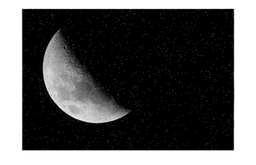
#> input picture data/Lua1_gray.png, 256 x 165 px, shrunk from 723 x 465 before the run, found by its file name
$ python convolucao.py
#> lines starting #> are read from the running program, lines starting #| are printed output that depends on the picture
### convolucao_laplaciano/dashboard/commom.py
from math import pi, e
import numpy as np
from functools import partial
from multiprocessing.pool import ThreadPool as Pool


def f(i: int, padding: int, image_arrayb: np.ndarray, kernel: np.ndarray):
    pixels = list()
    for j in range(padding, len(image_arrayb[i]) - padding):
        soma = np.sum(
            np.multiply(
                kernel,
                image_arrayb[
                    i - padding : i - padding + len(kernel),
                    j - padding : j - padding + len(kernel),
                ],
            )
        )
        pixels.append(soma)
    return np.array(pixels)


def convolution(image_array: np.ndarray, kernel: np.ndarray):
    padding = (len(kernel) - 1) // 2
    image_arrayb = np.pad(image_array, padding, "edge")
    partial_f = partial(f, padding=padding, image_arrayb=image_arrayb, kernel=kernel)
    results = list()
    with Pool() as pool:
        results = pool.map_async(
            partial_f,
            range(padding, len(image_arrayb) - padding),
        )
        results = results.get()
    return np.array(results)


def gauss(x: np.ndarray, y: np.ndarray, sigma: float):
    return 1 / (2 * pi * sigma**2) * e ** (-(x**2 + y**2) / (2 * sigma**2))

### convolucao_laplaciano/convolucao.py
from math import pi
from typing import Literal, Union

import numpy as np
from PIL import Image

from convolucao_laplaciano.dashboard.commom import convolution, gauss

image = Image.open("./data/Lua1_gray.png")
#> image is the input picture: PIL image 256x165 RGBA; mean R, G, B, A 13.8, 13.8, 13.8, 180.8

image = image.convert("L")
#> image: PIL image 256x165 L

image.show()

size = 5
padding = (size - 1) // 2
is_const = False

divisor = 9 if is_const else (size**2)
kernel = np.ones((size, size)) / divisor

print(kernel)

image_array = np.array(image)


def conv(image_array: np.ndarray, kernel: np.ndarray):
    return convolution(image_array, kernel)
#> in convolution, `results = results.get()`: results = 165 items


image_array_conv = conv(image_array, kernel)

image_array_conv_min = image_array_conv - np.min(image_array_conv)
image_array_conv = np.rint(255 * (image_array_conv_min / np.max(image_array_conv_min)))

image_final_conv = Image.fromarray(image_array_conv)

# region gaussiano
size = 5
sigma = 1.0
padding = (size - 1) // 2

grid_lin_space = np.linspace(
    -((size - 1) // 2), ((size - 1) // 2), size, dtype=np.int64
)
kernel_x, kernel_y = np.meshgrid(grid_lin_space, grid_lin_space)
kernel = gauss(kernel_x, kernel_y, sigma)

print(kernel)

image_array_conv_gauss = conv(image_array, kernel)
image_array_conv_min = image_array_conv_gauss - np.min(image_array_conv_gauss)
image_array_conv_gauss = np.rint(
    255 * (image_array_conv_min / np.max(image_array_conv_min))
)

image_final_conv_lua_gauss = Image.fromarray(image_array_conv_gauss)

print("Filtro de Média")
image_final_conv.convert("L").show()
print("Filtro Gaussiano")
image_final_conv_lua_gauss.convert("L").show()

# endregion

image = Image.open("./data/11_test.png")
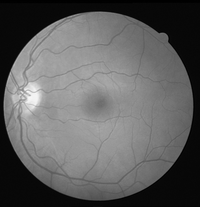
#> input picture data/11_test.png, 200 x 207 px, shrunk from 565 x 584 before the run, found by its file name
#> image is the input picture: PIL image 200x207 RGB; min 0, max 250, mean 94.5

image = image.convert("L")
#> image: PIL image 200x207 L

image.show()

c = -1
dev_step = False

kernel_4 = [
    [+0, +1, +0],
    [+1, -4, +1],
    [+0, +1, +0],
]

kernel_8 = [
    [+1, +1, +1],
    [+1, -8, +1],
    [+1, +1, +1],
]

kernel = c * np.array(kernel_4 if dev_step else kernel_8)

print(kernel)

image_array = np.array(image)

image_array_conv = conv(image_array, kernel)

image_final_array = np.add(image_array, image_array_conv)

image_array_conv_min = image_array_conv - np.min(image_array_conv)
image_array_conv = np.rint(255 * (image_array_conv_min / np.max(image_array_conv_min)))
#> image_array_conv: shape (207, 200) float64

image_final_array_min = image_final_array - np.min(image_final_array)
image_final_array = np.rint(
    255 * (image_final_array_min / np.max(image_final_array_min))
)


image_final_conv = Image.fromarray(image_array_conv)
#> image_final_conv: PIL image 200x207 F
image_final = Image.fromarray(image_final_array)

image_final_conv.convert("L").show()
image_final.convert("L").show()

image_lua = Image.open("./data/Lua1_gray.png")

image_lua = image_lua.convert("L")


image_lua.show()

image = Image.open("./data/chessboard_inv.png")
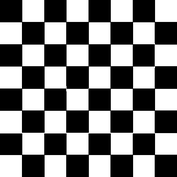
#> input picture data/chessboard_inv.png, 177 x 177 px, shrunk from 500 x 500 before the run, found by its file name
#> image is the input picture: PIL image 177x177 RGB; min 0, max 255, mean 124.8

image = image.convert("L")
#> image: PIL image 177x177 L

image.show()

image_array_lua = np.array(image_lua)
image_array = np.array(image)
kernel_baixa_size = 5
sigma = 3.0
grid_lin_space = np.linspace(
    -((kernel_baixa_size - 1) // 2),
    ((kernel_baixa_size - 1) // 2),
    kernel_baixa_size,
    dtype=np.int64,
)
kernel_x, kernel_y = np.meshgrid(grid_lin_space, grid_lin_space)
kernel_baixa = gauss(kernel_x, kernel_y, sigma)

image_baixa_lua = conv(image_array_lua, kernel_baixa)
image_baixa = conv(image_array, kernel_baixa)


kernel_alta = -1 * np.array(
    [
        [+1, +1, +1],
        [+1, -8, +1],
        [+1, +1, +1],
    ]
)

image_alta_lua = np.add(image_baixa_lua, conv(image_baixa_lua, kernel_alta))
image_alta = np.add(image_baixa, conv(image_baixa, kernel_alta))
#> in convolution (call 7), `image_arrayb = np.pad(image_array, padding, "edge")`:
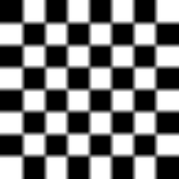
#> image_arrayb: shape (179, 179) float64; min 0, max 91.05, mean 44.6; drawn with min black and max white
#> in convolution (call 7), `results = results.get()`: results = 177 items

kernel_prewitt_size = 3
grid_lin_space = np.linspace(
    -((kernel_prewitt_size - 1) // 2),
    ((kernel_prewitt_size - 1) // 2),
    kernel_prewitt_size,
    dtype=np.int64,
)
kernel_prewitt_x, kernel_prewitt_y = np.meshgrid(grid_lin_space, grid_lin_space)
kernel_sobel_x = np.array(
    [
        [-1, 0, +1],
        [-2, 0, +2],
        [-1, 0, +1],
    ]
)
kernel_sobel_y = kernel_sobel_x.T

kernel_scharr_x = np.array(
    [
        [-3, 0, +3],
        [-10, 0, +10],
        [-3, 0, +3],
    ]
)
kernel_scharr_y = kernel_scharr_x.T

selected_kernel = "Prewitt"
if not selected_kernel:
    selected_kernel = "Prewitt"


def get_selected_kernels(
    selected_kernel: Union[Literal["Prewitt"], Literal["Sobel"], Literal["Scharr"]]
):
    if selected_kernel == "Prewitt":
        return (kernel_prewitt_x, kernel_prewitt_y)
    if selected_kernel == "Sobel":
        return (kernel_sobel_x, kernel_sobel_y)
    return (kernel_scharr_x, kernel_scharr_y)


kernel_grad_x, kernel_grad_y = get_selected_kernels(selected_kernel)

g_x = conv(image_alta, kernel_grad_x)
g_y = conv(image_alta, kernel_grad_y)
#> in convolution (call 9), `return np.array(results)`:
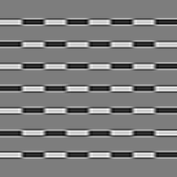
#> returned value: shape (177, 177) float64; min -254, max 261, mean 0; drawn with min black and max white

g_x_lua = conv(image_alta_lua, kernel_grad_x)
g_y_lua = conv(image_alta_lua, kernel_grad_y)
#> in convolution (call 11), `return np.array(results)`:
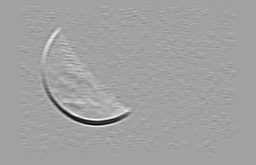
#> returned value: shape (165, 256) float64; min -189.7, max 109.7, mean 0; drawn with min black and max white

m_lua = np.sqrt(g_x_lua**2, g_y_lua**2)

m = np.sqrt(g_x**2, g_y**2)
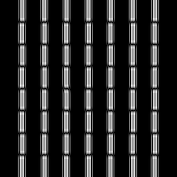
#> m: shape (177, 177) float64; min 0, max 257.2, mean 40.2; drawn with min black and max white
erro = 10**-8
d = np.arctan2(g_y, g_x + erro)

d_lua = np.arctan2(g_y_lua, g_x_lua + erro)
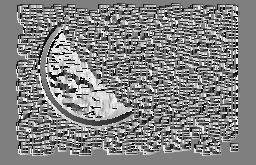
#> d_lua: shape (165, 256) float64; min -3.14, max 3.14, mean 0.0857; drawn with min black and max white

image_final_array_m_lua = m_lua

image_final_array_min_m_lua = image_final_array_m_lua - np.min(image_final_array_m_lua)
image_final_array_m_lua = np.rint(
    255 * (image_final_array_min_m_lua / np.max(image_final_array_min_m_lua))
)

image_final_array_m = m

image_final_array_min_m = image_final_array_m - np.min(image_final_array_m)
image_final_array_m = np.rint(
    255 * (image_final_array_min_m / np.max(image_final_array_min_m))
)

image_final_m_lua = Image.fromarray(image_final_array_m_lua)
image_final_m = Image.fromarray(image_final_array_m)

image_final_m_lua.convert("L").show()
image_final_m.convert("L").show()

image_final_array_d_lua = d_lua

image_final_array_min_d_lua = image_final_array_d_lua - np.min(image_final_array_d_lua)
image_final_array_d_lua = np.rint(
    255 * (image_final_array_min_d_lua / np.max(image_final_array_min_d_lua))
)

image_final_d_lua = Image.fromarray(image_final_array_d_lua)

image_final_array_d = d

image_final_array_min_d = image_final_array_d - np.min(image_final_array_d)
image_final_array_d = np.rint(
    255 * (image_final_array_min_d / np.max(image_final_array_min_d))
)

image_final_d = Image.fromarray(image_final_array_d)


image_final_d_lua.convert("L").show()
image_final_d.convert("L").show()

# -------------------------------------------

matriz_selecao_lua = np.zeros(image_final_array_m_lua.shape)
matriz_selecao = np.zeros(image_final_array_m.shape)


def is_max_local(m: np.ndarray, d: np.ndarray, i: int, j: int):
    n1, n2 = get_colinear_neighbors(m, d, i, j)
    if max(m[i][j], n1, n2) == m[i][j]:
        return True
    return False


# 22.5o => pi / 8
# 45 => pi / 4
def get_colinear_neighbors(m: np.ndarray, d: np.ndarray, i: int, j: int):
    if pi / 8 < d[i][j] and d[i][j] <= 3 * (pi / 8):
        return (
            m[(i + 1) % m.shape[0]][(j - 1) % m.shape[1]],
            m[(i - 1) % m.shape[0]][(j + 1) % m.shape[1]],
        )
    if 3 * (pi / 8) < d[i][j] and d[i][j] <= 5 * (pi / 8):
        return m[(i + 1) % m.shape[0]][j], m[(i - 1) % m.shape[0]][j]
    if 5 * (pi / 8) < d[i][j] and d[i][j] <= 7 * (pi / 8):
        return (
            m[(i + 1) % m.shape[0]][(j + 1) % m.shape[1]],
            m[(i - 1) % m.shape[0]][(j - 1) % m.shape[1]],
        )
    if 7 * (pi / 8) < d[i][j] and d[i][j] <= pi:
        return m[i][(j + 1) % m.shape[1]], m[i][(j - 1) % m.shape[1]]
    if -(pi / 8) < d[i][j] and d[i][j] <= pi / 8:
        return m[i][(j - 1) % m.shape[1]], m[i][(j + 1) % m.shape[1]]
    if -(3 * (pi / 8)) < d[i][j] and d[i][j] <= -(pi / 8):
        return (
            m[(i - 1) % m.shape[0]][(j - 1) % m.shape[1]],
            m[(i + 1) % m.shape[0]][(j + 1) % m.shape[1]],
        )
    if -(5 * (pi / 8)) < d[i][j] and d[i][j] <= -(3 * (pi / 8)):
        return m[(i - 1) % m.shape[0]][j], m[(i + 1) % m.shape[0]][j]
    if -(7 * (pi / 8)) < d[i][j] and d[i][j] <= -(5 * (pi / 8)):
        return (
            m[(i - 1) % m.shape[0]][(j + 1) % m.shape[1]],
            m[(i + 1) % m.shape[0]][(j - 1) % m.shape[1]],
        )
    return m[i][(j + 1) % m.shape[1]], m[i][(j - 1) % m.shape[1]]


for i, linha in enumerate(m_lua):
    for j, pixel in enumerate(linha):
        if is_max_local(m_lua, d_lua, i, j):
            matriz_selecao_lua[i][j] = pixel
#> this loop made 165 passes

final_matriz_selecao_lua_m = matriz_selecao_lua - np.min(matriz_selecao_lua)
final_matriz_selecao_lua = np.rint(
    255 * (final_matriz_selecao_lua_m / np.max(final_matriz_selecao_lua_m))
)

image_final_matriz_selecao_lua = Image.fromarray(final_matriz_selecao_lua)

for i, linha in enumerate(m):
    for j, pixel in enumerate(linha):
        if is_max_local(m, d, i, j):
            matriz_selecao[i][j] = pixel

final_matriz_selecao_m = matriz_selecao - np.min(matriz_selecao)
final_matriz_selecao = np.rint(
    255 * (final_matriz_selecao_m / np.max(final_matriz_selecao_m))
)

image_final_matriz_selecao = Image.fromarray(final_matriz_selecao)

image_final_matriz_selecao_lua.convert("L").show()
image_final_matriz_selecao.convert("L").show()
